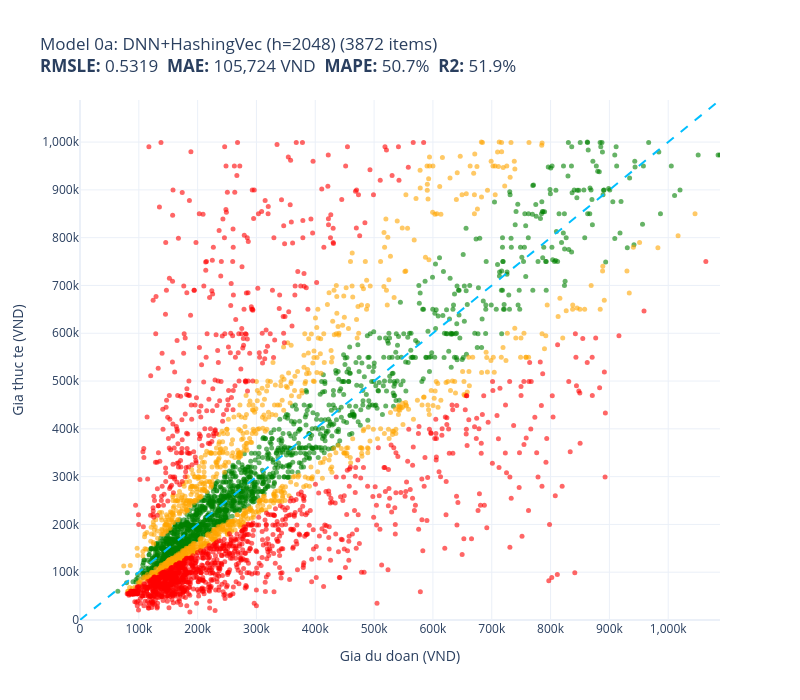
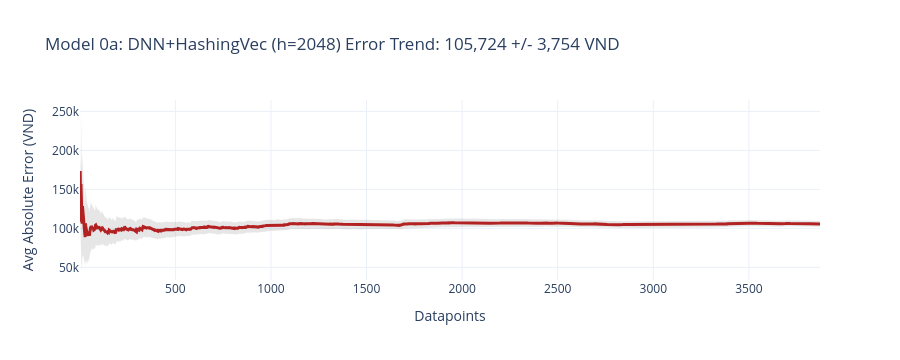
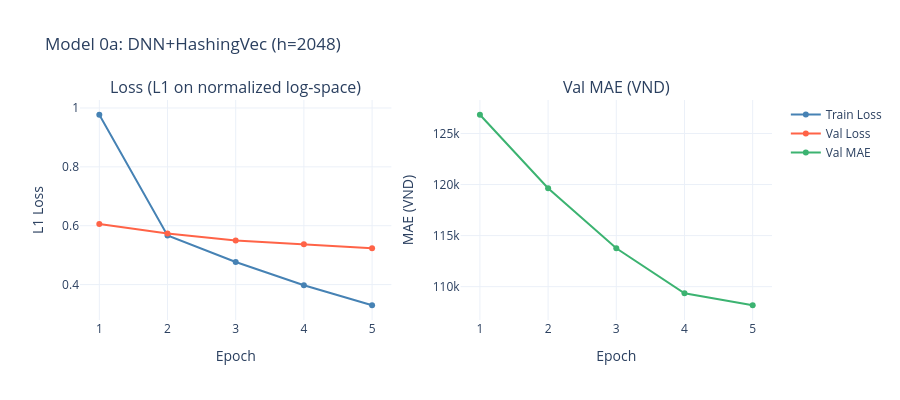

Notebook cell for these charts, in order:
### Code cell
# Phase 2: Model 0a — DNN + HashingVec (hidden=2048)
print("\n\n" + "#" * 60)
print("# MODEL 0a: DNN + HashingVec (hidden=2048)")
print("#" * 60)

X_tr, y_tr = prepare_dnn_data(X_hv_train, cat_train, train_prices)
X_va, y_va = prepare_dnn_data(X_hv_val, cat_val, val_prices)
X_te, y_te = prepare_dnn_data(X_hv_test, cat_test, test_prices)

model_0a = DeepNeuralNetwork(X_tr.shape[1], hidden_size=2048, num_layers=10)
cached = load_torch_weights(model_0a, "model_0a_dnn_hv2048", DEVICE)
if cached:
    model_0a, y_mean_0a, y_std_0a = cached
    hist_0a = None
else:
    model_0a, y_mean_0a, y_std_0a, hist_0a = train_torch_model(
        model_0a, X_tr, y_tr, X_va, y_va, DEVICE, epochs=5, batch_size=64
    )
    save_torch_weights(model_0a, y_mean_0a, y_std_0a, "model_0a_dnn_hv2048")
pred_0a = predict_batch(model_0a, X_te, y_mean_0a, y_std_0a, DEVICE)
evaluate_batch(test_prices, pred_0a, "Model 0a: DNN+HashingVec (h=2048)")
if hist_0a:
    plot_training_history(hist_0a, "Model 0a: DNN+HashingVec (h=2048)")
    ALL_HISTORIES["0a"] = hist_0a

del model_0a, X_tr, X_va, X_te
torch.cuda.empty_cache()

### Figure 1 — Plotly figure (JSON) as saved in the notebook; plotly's stock layout.template omitted (floating-point values rounded to 4 significant figures; data arrays with more than 128 entries replaced by an {"elided": "..."} marker saying what was removed)
{"data": [{"customdata": {"elided": "1426x1 str values"}, "hovertemplate": "%{customdata[0]}<extra></extra>", "marker": {"color": "green", "opacity": 0.6, "size": 5}, "mode": "markers", "name": "green", "type": "scatter", "x": {"elided": "1426 float values"}, "y": {"elided": "1426 float values"}}, {"customdata": {"elided": "944x1 str values"}, "hovertemplate": "%{customdata[0]}<extra></extra>", "marker": {"color": "orange", "opacity": 0.6, "size": 5}, "mode": "markers", "name": "orange", "type": "scatter", "x": {"elided": "944 float values"}, "y": {"elided": "944 float values"}}, {"customdata": {"elided": "1502x1 str values"}, "hovertemplate": "%{customdata[0]}<extra></extra>", "marker": {"color": "red", "opacity": 0.6, "size": 5}, "mode": "markers", "name": "red", "type": "scatter", "x": {"elided": "1502 float values"}, "y": {"elided": "1502 float values"}}, {"hoverinfo": "skip", "line": {"color": "deepskyblue", "dash": "dash", "width": 2}, "mode": "lines", "name": "y=x", "showlegend": false, "type": "scatter", "x": [0, 1088000.0], "y": [0, 1088000.0]}], "layout": {"height": 700, "showlegend": false, "title": {"text": "Model 0a: DNN+HashingVec (h=2048) (3872 items)<br><b>RMSLE:</b> 0.5319  <b>MAE:</b> 105,724 VND  <b>MAPE:</b> 50.7%  <b>R2:</b> 51.9%"}, "width": 800, "xaxis": {"range": [0, 1088000.0], "ticktext": ["0", "100k", "200k", "300k", "400k", "500k", "600k", "700k", "800k", "900k", "1,000k", "1,100k"], "tickvals": [0, 100000, 200000, 300000, 400000, 500000, 600000, 700000, 800000, 900000, 1000000, 1100000], "title": {"text": "Gia du doan (VND)"}}, "yaxis": {"range": [0, 1088000.0], "ticktext": ["0", "100k", "200k", "300k", "400k", "500k", "600k", "700k", "800k", "900k", "1,000k", "1,100k"], "tickvals": [0, 100000, 200000, 300000, 400000, 500000, 600000, 700000, 800000, 900000, 1000000, 1100000], "title": {"text": "Gia thuc te (VND)"}}}}

### Figure 2 — Plotly figure (JSON) as saved in the notebook; plotly's stock layout.template omitted (floating-point values rounded to 4 significant figures; data arrays with more than 128 entries replaced by an {"elided": "..."} marker saying what was removed)
{"data": [{"fill": "toself", "fillcolor": "rgba(128,128,128,0.2)", "hoverinfo": "skip", "line": {"color": "rgba(255,255,255,0)"}, "showlegend": false, "type": "scatter", "x": {"elided": "7744 int values"}, "y": {"elided": "7744 float values"}}, {"line": {"color": "firebrick", "width": 3}, "mode": "lines", "name": "Cumulative Avg Error", "type": "scatter", "x": {"elided": "3872 int values"}, "y": {"elided": "3872 float values"}}], "layout": {"height": 360, "showlegend": false, "title": {"text": "Model 0a: DNN+HashingVec (h=2048) Error Trend: 105,724 +/- 3,754 VND"}, "width": 900, "xaxis": {"title": {"text": "Datapoints"}}, "yaxis": {"ticktext": ["0", "50k", "100k", "150k", "200k", "250k", "300k"], "tickvals": [0, 50000, 100000, 150000, 200000, 250000, 300000], "title": {"text": "Avg Absolute Error (VND)"}}}}

### Figure 3 — Plotly figure (JSON) as saved in the notebook; plotly's stock layout.template omitted (floating-point values rounded to 4 significant figures)
{"data": [{"line": {"color": "steelblue"}, "mode": "lines+markers", "name": "Train Loss", "type": "scatter", "x": [1, 2, 3, 4, 5], "xaxis": "x", "y": [0.977, 0.5671, 0.4768, 0.3977, 0.3299], "yaxis": "y"}, {"line": {"color": "tomato"}, "mode": "lines+markers", "name": "Val Loss", "type": "scatter", "x": [1, 2, 3, 4, 5], "xaxis": "x", "y": [0.606, 0.5732, 0.55, 0.5374, 0.5235], "yaxis": "y"}, {"line": {"color": "mediumseagreen"}, "mode": "lines+markers", "name": "Val MAE", "type": "scatter", "x": [1, 2, 3, 4, 5], "xaxis": "x2", "y": [126800.0, 119600.0, 113800.0, 109400.0, 108200.0], "yaxis": "y2"}], "layout": {"annotations": [{"font": {"size": 16}, "showarrow": false, "text": "Loss (L1 on normalized log-space)", "x": 0.225, "xanchor": "center", "xref": "paper", "y": 1, "yanchor": "bottom", "yref": "paper"}, {"font": {"size": 16}, "showarrow": false, "text": "Val MAE (VND)", "x": 0.775, "xanchor": "center", "xref": "paper", "y": 1, "yanchor": "bottom", "yref": "paper"}], "height": 400, "title": {"text": "Model 0a: DNN+HashingVec (h=2048)"}, "width": 900, "xaxis": {"anchor": "y", "domain": [0, 0.45], "title": {"text": "Epoch"}}, "xaxis2": {"anchor": "y2", "domain": [0.55, 1], "title": {"text": "Epoch"}}, "yaxis": {"anchor": "x", "domain": [0, 1], "title": {"text": "L1 Loss"}}, "yaxis2": {"anchor": "x2", "domain": [0, 1], "title": {"text": "MAE (VND)"}}}}
